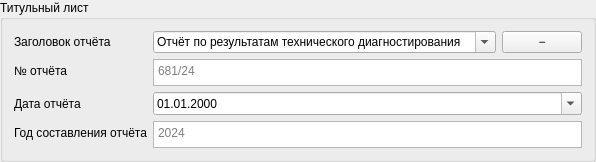
<widget class="QGroupBox" name="title_group">
 <property name="title"><string>Титульный лист</string></property>
<layout class="QFormLayout" name="formLayout_0">
<item row="0" column="0">
 <widget class="QLabel" name="label_1"><property name="text"><string>Заголовок отчёта</string></property></widget>
</item>
<item row="0" column="1">
 <layout class="QHBoxLayout" name="hlayout_reportTitle">
<item><widget class="QComboBox" name="report_title">
 <property name="editable"><bool>true</bool></property>
 <item><property name="text"><string>Отчёт по результатам технического диагностирования</string></property></item>
</widget></item>
<item><widget class="QPushButton" name="pushButt_removeReportTitle"><property name="text"><string>−</string></property></widget></item>
</layout>
</item>
<item row="1" column="0">
 <widget class="QLabel" name="label_report_number"><property name="text"><string>№ отчёта</string></property></widget>
</item>
<item row="1" column="1">
 <widget class="QPlainTextEdit" name="report_number">
 <property name="minimumSize"><size><width>0</width><height>27</height></size></property>
 <property name="maximumSize"><size><width>16777215</width><height>27</height></size></property>
 <property name="placeholderText"><string>681/24</string></property>
</widget>
</item>
<item row="2" column="0">
 <widget class="QLabel" name="label_report_date"><property name="text"><string>Дата отчёта</string></property></widget>
</item>
<item row="2" column="1">
 <widget class="QDateEdit" name="report_date">
 <property name="calendarPopup"><bool>true</bool></property>
 <property name="displayFormat"><string>dd.MM.yyyy</string></property>
</widget>
</item>
<item row="3" column="0">
 <widget class="QLabel" name="label_report_year"><property name="text"><string>Год составления отчёта</string></property></widget>
</item>
<item row="3" column="1">
 <widget class="QPlainTextEdit" name="report_year">
 <property name="minimumSize"><size><width>0</width><height>27</height></size></property>
 <property name="maximumSize"><size><width>16777215</width><height>27</height></size></property>
 <property name="placeholderText"><string>2024</string></property>
</widget>
</item>
</layout>
</widget>
